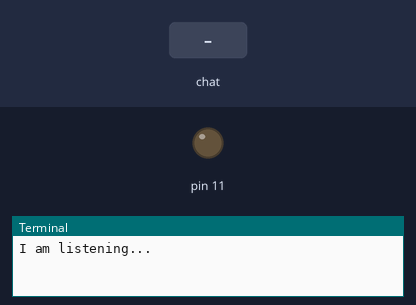
Recording of a program running on a simulated Raspberry Pi (header pin numbers). Parts: output pins drawn as LEDs (lit = HIGH), the last lines printed to the terminal. Inputs (shaded band) come from the test bench.

Above: at 1.2 s.
1.3 s: chat message "on" arrives
At 2.0 s:
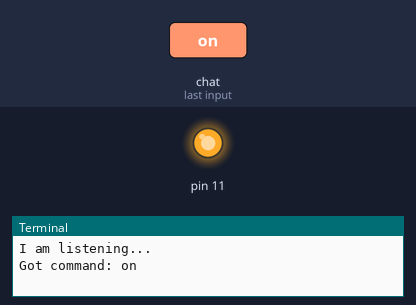
2.8 s: chat message "off" arrives
At 3.2 s:
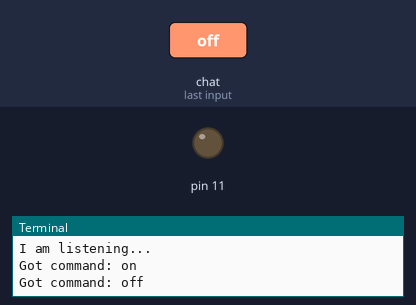
Timing chart, 0 to 5.8 s (numbered marks = the images above; inputs shaded):
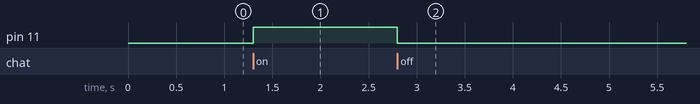

The program:

telegram.py
```python
import sys
import time
import random
import datetime
import telepot
import RPi.GPIO as GPIO

GPIO.setmode(GPIO.BOARD)

GPIO.setup(11, GPIO.OUT)


def on(pin):
    GPIO.output(pin, GPIO.HIGH)
    return


def off(pin):
    GPIO.output(pin, GPIO.LOW)
    return


def handle(msg):
    chat_id = msg['chat']['id']
    command = msg['text']
    print('Got command: %s' % command)
    if command == 'on':
        bot.sendMessage(chat_id, on(11))
    elif command == 'off':
        bot.sendMessage(chat_id, off(11))


bot = telepot.Bot('Bot Token')
bot.message_loop(handle)
print('I am listening...')
while 1:
    time.sleep(10)


'''
check version python -v
sudo apt-get install python3-pip
sudo pip install telepot
'''
```

Measured:
- after the input at 1.3 s, pin 11: LOW → HIGH at once
- after the input at 2.8 s, pin 11: HIGH → LOW at once
